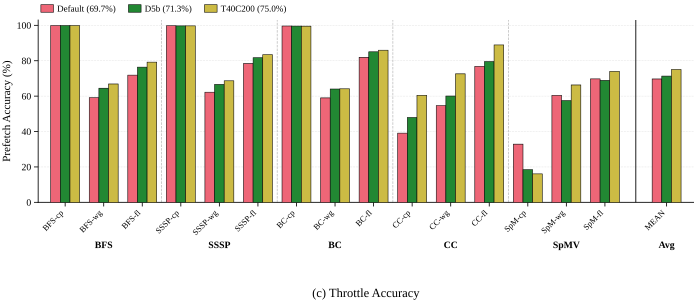

Source code (Python):
#!/usr/bin/env python3
"""
Round 5 §5.4 Layout B — Throttle Accuracy (nohatch, full-width bar).

15 workloads × 3 schemes: Default, D5b, T40C200.
Y = Accuracy % (already a percentage, not a multiplier).

Style rules same as proto_r4_52_A_nohatch.py.
"""
from __future__ import annotations
import sys
from pathlib import Path
import numpy as np

_REPO = Path(__file__).resolve().parents[5]
sys.path.insert(0, str(_REPO / "ima_plan/07_paper_outline/plot_style"))
sys.path.insert(0, str(Path(__file__).resolve().parent))

from plot_util import (  # noqa: E402
    apply_style, figsize_full, save_fig,
    PALETTE_TOL_BRIGHT, subplot_label,
)
from workload_names import (  # noqa: E402
    ORDERED_27, SHORT_NAME, ALG_GROUPS,
)
from _data import THROTTLE_ACC  # noqa: E402

apply_style()
import matplotlib.pyplot as plt  # noqa: E402
from matplotlib.patches import Patch  # noqa: E402


WORKLOADS = [k for k in ORDERED_27 if k in THROTTLE_ACC]
n_wkl = len(WORKLOADS)
assert n_wkl == 15, f"Expected 15 accuracy workloads, got {n_wkl}"


def col_arr(idx):
    return np.array([THROTTLE_ACC[k][idx] for k in WORKLOADS])


default_a = col_arr(0)
d5b_a     = col_arr(1)
t40_a     = col_arr(2)

default_mean = float(np.mean(default_a))
d5b_mean     = float(np.mean(d5b_a))
t40_mean     = float(np.mean(t40_a))

default_all = np.append(default_a, default_mean)
d5b_all     = np.append(d5b_a,     d5b_mean)
t40_all     = np.append(t40_a,     t40_mean)

labels = [SHORT_NAME[k] for k in WORKLOADS] + ["MEAN"]
n_total = n_wkl + 1


GMEAN_GAP = 0.6
x = np.arange(n_total, dtype=float)
x[-1] += GMEAN_GAP

bar_w = 0.25
offsets = np.array([-1.0, 0.0, 1.0]) * bar_w

Y_LO, Y_HI = 0.0, 100.0

fig, ax = plt.subplots(
    figsize=figsize_full(aspect=0.40),
    constrained_layout=True,
)

schemes = [
    ("Default", default_all, PALETTE_TOL_BRIGHT[1]),  # red
    ("D5b",     d5b_all,     PALETTE_TOL_BRIGHT[0]),  # green
    ("T40C200", t40_all,     PALETTE_TOL_BRIGHT[3]),  # yellow
]

bar_containers = {}
for i, (name, vals, color) in enumerate(schemes):
    bars = ax.bar(
        x + offsets[i], vals, bar_w,
        bottom=Y_LO,
        label=name, color=color,
        edgecolor="black", linewidth=0.4,
        zorder=3,
    )
    bar_containers[name] = (bars, vals, color)


# ── Group separators + labels ──────────────────────────────────────────────
sub_group_counts = []
for gname, gwkls in ALG_GROUPS:
    present = [w for w in gwkls if w in THROTTLE_ACC]
    if not present:
        continue
    sub_group_counts.append((gname, len(present)))

offset_i = 0
for idx, (gname, gsize) in enumerate(sub_group_counts):
    offset_i += gsize
    if idx < len(sub_group_counts) - 1:
        sep_x = offset_i - 0.5
        ax.axvline(x=sep_x, color="#999999", linestyle="--",
                   linewidth=0.5, alpha=0.7, zorder=1)

gmean_sep_x = (n_wkl - 1) + (1 + GMEAN_GAP) / 2.0
ax.axvline(x=gmean_sep_x, color="black", linestyle="-",
           linewidth=0.8, alpha=0.8, zorder=1)

cum = 0
for gname, gsize in sub_group_counts:
    centre = cum + (gsize - 1) / 2.0
    ax.annotate(
        gname,
        xy=(centre, 0), xycoords=("data", "axes fraction"),
        xytext=(0, -28), textcoords="offset points",
        ha="center", va="top",
        fontsize=7, fontweight="bold",
        annotation_clip=False,
    )
    cum += gsize
ax.annotate(
    "Avg",
    xy=(x[-1], 0), xycoords=("data", "axes fraction"),
    xytext=(0, -28), textcoords="offset points",
    ha="center", va="top",
    fontsize=7, fontweight="bold",
    annotation_clip=False,
)


# ── Axes ───────────────────────────────────────────────────────────────────
ax.set_xticks(x)
ax.set_xticklabels(labels, rotation=45, ha="right", fontsize=6.0)
ax.set_xlim(-0.7, x[-1] + 0.7)

ax.set_ylim(Y_LO, Y_HI + 3)
ax.set_ylabel("Prefetch Accuracy (%)")
yticks = [0, 20, 40, 60, 80, 100]
ax.set_yticks(yticks)
ax.set_yticklabels([f"{t:d}" for t in yticks])


# ── Legend ─────────────────────────────────────────────────────────────────
legend_patches = [
    Patch(facecolor=PALETTE_TOL_BRIGHT[1], edgecolor="black",
          linewidth=0.4,
          label=f"Default ({default_mean:.1f}%)"),
    Patch(facecolor=PALETTE_TOL_BRIGHT[0], edgecolor="black",
          linewidth=0.4,
          label=f"D5b ({d5b_mean:.1f}%)"),
    Patch(facecolor=PALETTE_TOL_BRIGHT[3], edgecolor="black",
          linewidth=0.4,
          label=f"T40C200 ({t40_mean:.1f}%)"),
]
ax.legend(
    handles=legend_patches, ncol=3, fontsize=6.5,
    loc="lower left", bbox_to_anchor=(0.0, 1.02), frameon=False,
    handlelength=1.4, handleheight=0.9,
    columnspacing=1.4, handletextpad=0.4,
    borderaxespad=0,
)

subplot_label(ax, "(c) Throttle Accuracy", y=-0.55)


out_dir = Path(__file__).resolve().parent
save_fig(fig, "proto_r4_54_B_acc", out_dir)
plt.close(fig)


print("=== Round 5 §5.4 Throttle Accuracy (nohatch) ===")
print(f"Workloads: {n_wkl}  |  MEAN per scheme:")
print(f"  Default  {default_mean:.2f}%")
print(f"  D5b      {d5b_mean:.2f}%")
print(f"  T40C200  {t40_mean:.2f}%")
print(f"\nSaved to {out_dir}/proto_r4_54_B_acc.{{pdf,svg}}")
